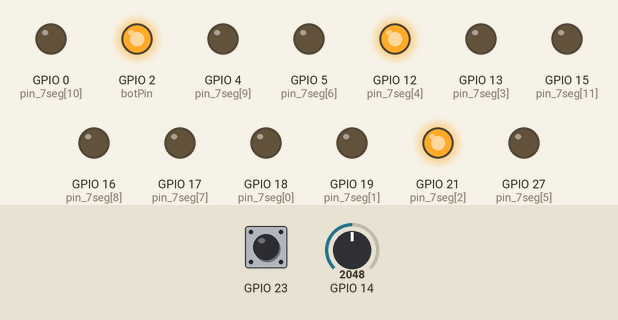
This sketch was run on a simulated ESP32. Shown: output pins drawn as LEDs (lit = HIGH). The test bench sets the inputs (shaded band); at power-on: GPIO 23 HIGH, GPIO 14 = 2048. Nothing arrives over Bluetooth unless stated; what the sketch prints to the serial monitor is not drawn.

Above: at 1.2 s.
1.3 s: GPIO 23 pulsed LOW 2 times (0.12 s each, 0.3 s apart)
At 2.6 s:
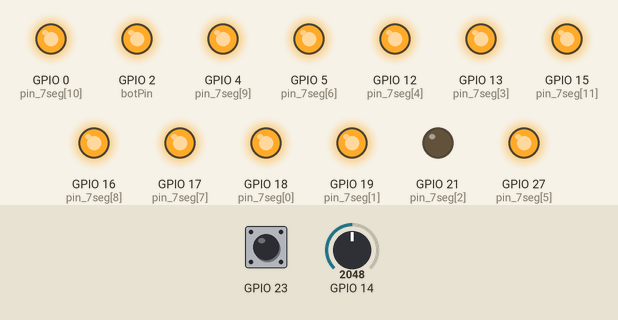
3.4 s: GPIO 14 set to 39
4.9 s: GPIO 14 set to 33
At 5.3 s:
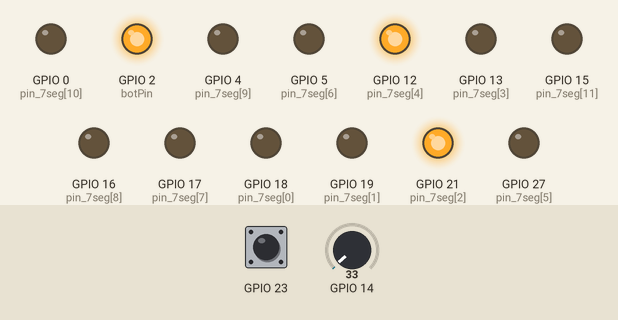
Timing chart, 0 to 7.9 s (numbered marks = the images above; inputs shaded):
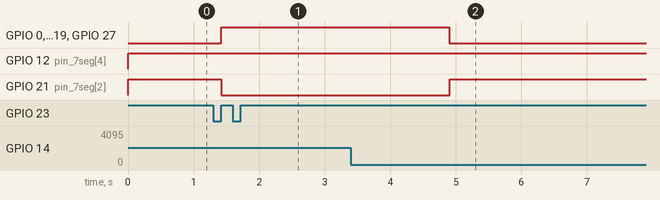

The sketch:

esp32-CMouseTimer.ino
```cpp
#include "BluetoothSerial.h"

#if !defined(CONFIG_BT_ENABLED) || !defined(CONFIG_BLUEDROID_ENABLED)
#error Bluetooth is not enabled! Please run `make menuconfig` to and enable it
#endif

BluetoothSerial SerialBT;

unsigned long previousMillis = 0;
unsigned long currentMillis = 0;

int pin_7seg[12] = {18,19,21,13,12,27,5,17,16,4,0,15};
char numberPin[7] = {10,6,3,1,0,9,4};
char botPin = 2;
char corPin[4] = {5,7,8,11};
char numberList[10][7] = {
    {0,0,0,0,0,0,1}, //0
    {1,0,0,1,1,1,1}, //1
    {0,0,1,0,0,1,0}, //2
    {0,0,0,0,1,1,0}, //3
    {1,0,0,1,1,0,0}, //4
    {0,1,0,0,1,0,0}, //5
    {0,1,0,0,0,0,0}, //6
    {0,0,0,1,1,0,1}, //7
    {0,0,0,0,0,0,0}, //8
    {0,0,0,0,1,0,0}  //9
};

void setup_7seg(){
  for(int i = 0; i < 12;i++){
    pinMode( pin_7seg[i], OUTPUT);
    digitalWrite(pin_7seg[i], LOW);
  }
}

void set_7seg(int n,int dot){
  int m;
  for(int j = 0;j<12;j++){
    digitalWrite(pin_7seg[j],0); //all 0
  }

  for(int i = 0; i < 4;i++){

    if(dot != i)digitalWrite(pin_7seg[botPin],1);
    else digitalWrite(pin_7seg[botPin],0);

    m = n%10;
    for(int j = 0;j < 7;j++){
      digitalWrite(pin_7seg[numberPin[j]], numberList[m][j]);
    }
    n /= 10;

    digitalWrite(pin_7seg[corPin[i]],1);
    delay(5);
    digitalWrite(pin_7seg[corPin[i]],0);
  }
}

void set_7seg_start(){
  for(int j = 0;j<12;j++){
    digitalWrite(pin_7seg[j],0); //all 0
  }

  for(int j = 0;j < 7;j++){
    digitalWrite(pin_7seg[numberPin[j]], 1);
  }

  for(int i = 0; i < 4;i++){
    digitalWrite(pin_7seg[corPin[i]],1);
  }
}
int get_SW(){
  if(digitalRead(23) == LOW){
    return 1;
  }else{
    return 0;
  }
}

void set_time(unsigned long diff){

  int cnt = 0;
  unsigned long tmp = diff;
  int dot = 3;

  while(tmp > 0){
    cnt++;
    tmp /= 10;
  }

  for(int i =0 ;i< cnt-4;i++){
    diff /= 10;
    dot--;
  }

  set_7seg(diff,dot);
}
/*
void setup(void) {
  Serial.begin(115200);
  Serial.println("-----------------");
  uint8_t macBT[6];
  esp_read_mac(macBT, ESP_MAC_BT);
  Serial.printf("%02X:%02X:%02X:%02X:%02X:%02X\r\n", macBT[0], macBT[1], macBT[2], macBT[3], macBT[4], macBT[5]);
}*/

void setup() {
  Serial.begin(115200);
  SerialBT.begin("ESP32test"); //Bluetooth device name
  Serial.println("The device started, now you can pair it with bluetooth!");
  pinMode( 2, OUTPUT);
  pinMode(14, INPUT);
  setup_7seg();
  pinMode(23, INPUT);

  digitalWrite(2, HIGH);

}

void loop() {

/*  while(1){
    if(SerialBT.available()){
      break;
    }
  }
  set_7seg_start();
  delay(1000);
*/
  //buff clear
  while(1){
    if(SerialBT.available()){
     Serial.println((char)SerialBT.read());
    }else{
      Serial.println("OK");
      break;
    }
  }

  set_7seg(0,0);

  while(get_SW() != 1);
  while(get_SW() == 1);

  set_7seg_start();

  SerialBT.write('s');
  while(analogRead(14) > 36);
  //start
  previousMillis = millis();

  set_7seg(0,0);


  while(1){
    if(get_SW() == 1){//reset
      currentMillis = millis();
      SerialBT.write('g');
      break;
    }
    if(SerialBT.available()){
     // Serial.println((char)SerialBT.read());
      if ((char)SerialBT.read() == 'L') {
        //stop
        currentMillis = millis();

        SerialBT.write('g');
        break;
      }
    }
  }

  while(get_SW() != 1){
    set_time(currentMillis - previousMillis);
  }
  while(get_SW() == 1);
  set_7seg(0,0);
  delay(100);

  //buff clear
  while(1){
    if(SerialBT.available()){
     Serial.println((char)SerialBT.read());
    }else{
      Serial.println("OK");
      break;
    }
  }
}
```

Measured:
- the behaviour switches between 37 and 36 on GPIO 14 (found by bisection; images 1 and 2)
- after the input at 1.3 s, GPIO 0 (pin_7seg[10]), GPIO 4 (pin_7seg[9]), GPIO 5 (pin_7seg[6]), GPIO 13 (pin_7seg[3]), GPIO 15 (pin_7seg[11]), GPIO 16 (pin_7seg[8]), GPIO 17 (pin_7seg[7]), GPIO 18 (pin_7seg[0]), GPIO 19 (pin_7seg[1]), GPIO 27 (pin_7seg[5]): LOW → HIGH after 0.12 s; GPIO 21 (pin_7seg[2]): HIGH → LOW after 0.12 s
- after the input at 3.4 s, every drawn part: stays the same
- after the input at 4.9 s, GPIO 0 (pin_7seg[10]), GPIO 4 (pin_7seg[9]), GPIO 5 (pin_7seg[6]), GPIO 13 (pin_7seg[3]), GPIO 15 (pin_7seg[11]), GPIO 16 (pin_7seg[8]), GPIO 17 (pin_7seg[7]), GPIO 18 (pin_7seg[0]), GPIO 19 (pin_7seg[1]), GPIO 27 (pin_7seg[5]): HIGH → LOW at once; GPIO 21 (pin_7seg[2]): LOW → HIGH at once
